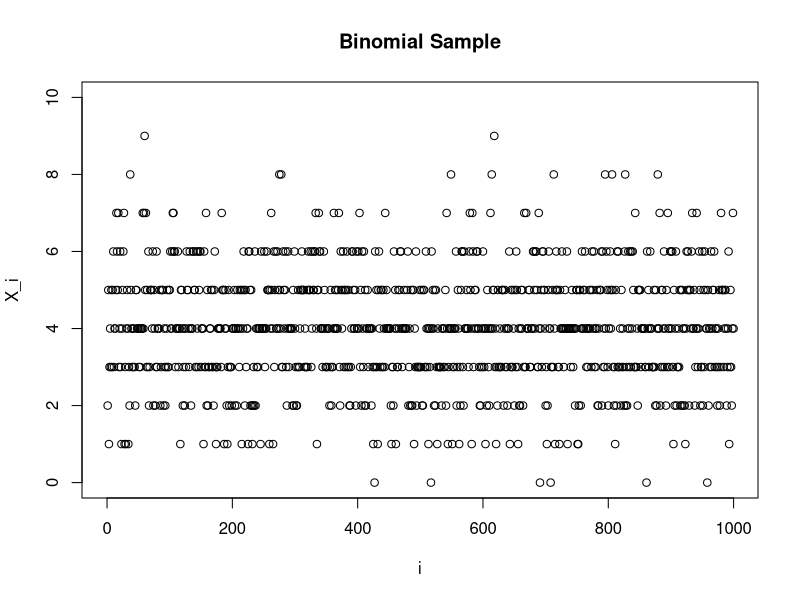
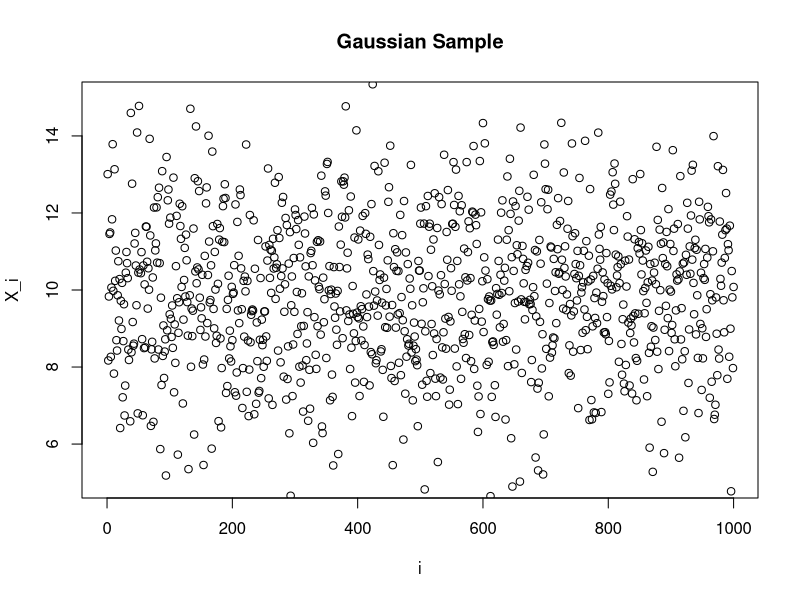
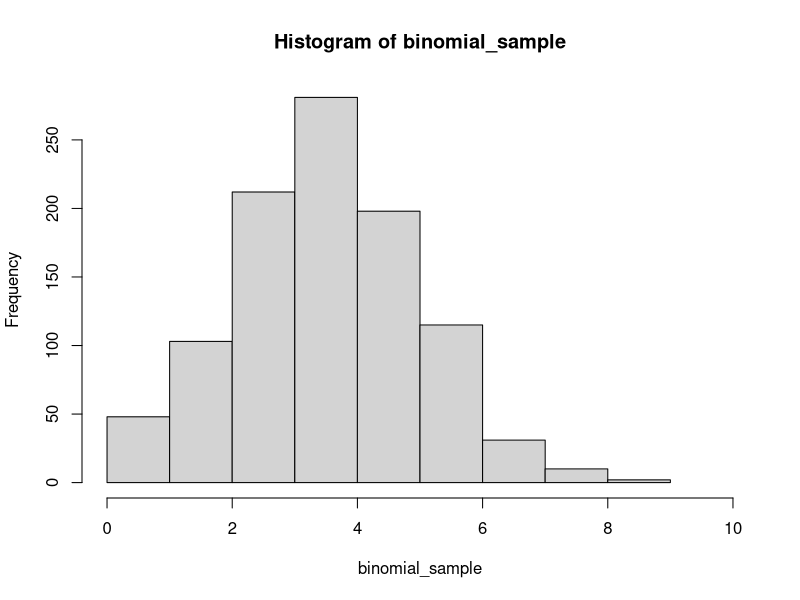
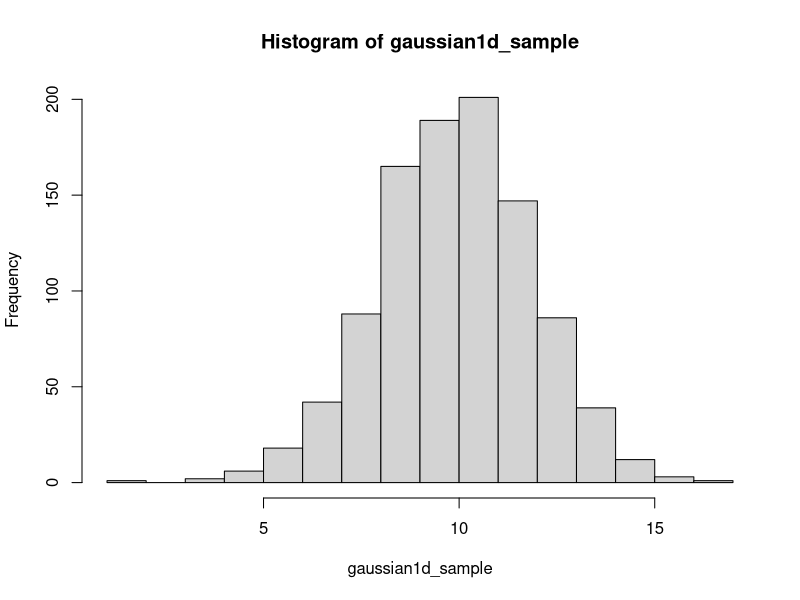
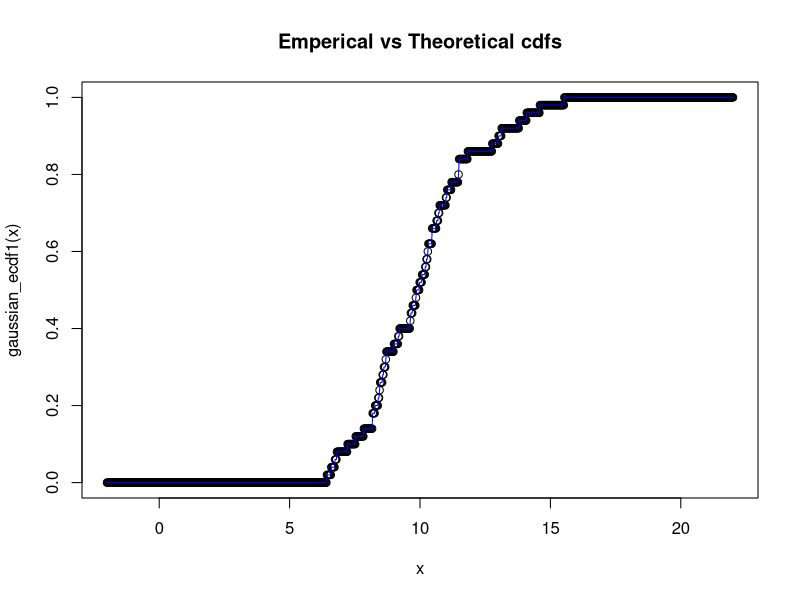
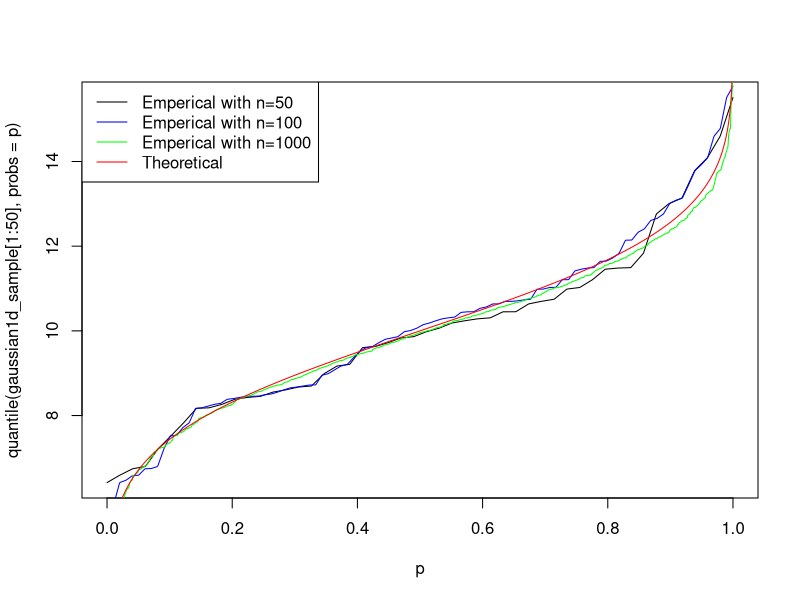
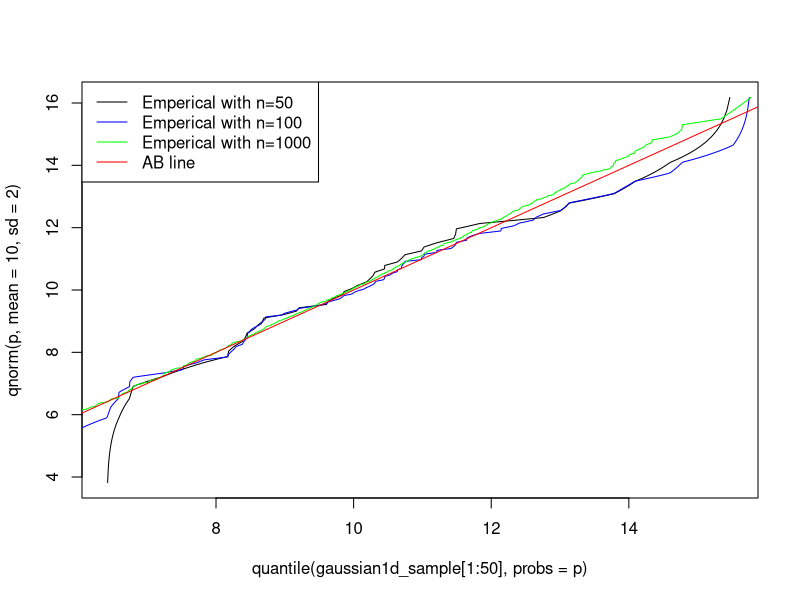

These figures' R source, in order:
## ---- chunk 1
#Create variable for sample size.
n_dataset <- 1000

#Using the rnorm(), create instances of realisations from probability distributions. 
gaussian1d_sample <- rnorm(n_dataset, mean=10, sd=2)
binomial_sample <- rbinom(n_dataset, 10, 0.4)

## ---- chunk 2
plot(binomial_sample,xlab="i", ylab="X_i", xlim = c(0, n_dataset-1), ylim= c(0,10), main="Binomial Sample")
plot(gaussian1d_sample,xlab="i", ylab="X_i", xlim = c(0, n_dataset-1), ylim= c(5,15), main="Gaussian Sample")

## ---- chunk 3
hist(binomial_sample, freq=TRUE, xlim=c(0,10), breaks=10)
hist(gaussian1d_sample, freq=TRUE, breaks=20)

## ---- chunk 4
#Emperical vs theoretical cdf

#Create instances of emperical cdf's with varying sample sizes to observe the smootheness for larger samples. 
gaussian_ecdf1 <- ecdf(gaussian1d_sample[1:50])
gaussian_ecdf2 <- ecdf(gaussian1d_sample)

#Create sequence of elements.
x <- seq(from=10-6*2, to=10+6*2, length.out=1000)

#Plot
plot(x, gaussian_ecdf1(x), main="Emperical vs Theoretical cdfs")
#plot(x, gaussian_ecdf2(x), main="Emperical vs Theoretical cdfs (whole dataset)")

#Extra lines
lines(x, gaussian_ecdf1(x), col="blue")
## ---- chunk 5
#Emperical vs theoretical quantile functions; allows us to see if a function follows a distribution is to plot the quantiles. 
p <- seq(from=0, to=1, length.out=1000)
plot(p, quantile(gaussian1d_sample[1:50], probs = p), type="l")
lines(p, quantile(gaussian1d_sample[1:100], probs=p), col="blue")
lines(p, quantile(gaussian1d_sample, probs=p), col="green")
lines(p, qnorm(p, ,mean=10, sd=2), col="red")
legend("topleft", legend=c("Emperical with n=50", "Emperical with n=100", "Emperical with n=1000", "Theoretical"), col=c("black", "blue", "green", "red"), lty=c(1,1,1,1))


## ---- chunk 6
#Quantile-quantile plots
plot(quantile(gaussian1d_sample[1:50], probs = p), qnorm(p, mean=10, sd=2), type="l")
lines(quantile(gaussian1d_sample[1:100], probs = p), qnorm(p, mean=10, sd=2), col="blue")
lines(quantile(gaussian1d_sample, probs = p), qnorm(p, mean=10, sd=2), col="green")
abline(a=0, b=1, col="red")
legend("topleft", legend=c("Emperical with n=50", "Emperical with n=100", "Emperical with n=1000", "AB line"), col=c("black", "blue", "green", "red"), lty=c(1,1,1,1))
